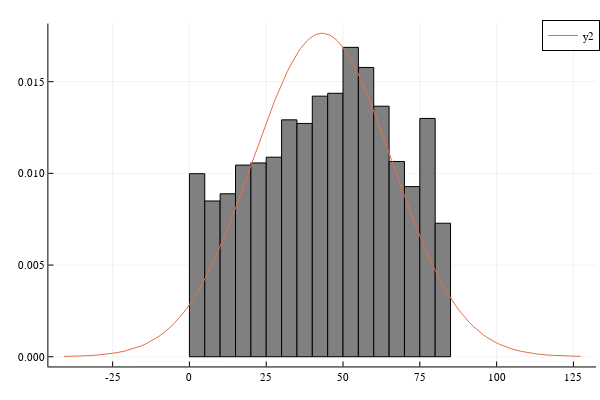

The notebook cell this image was saved under:
### Code cell
histogram(new_data[:,"age"],normalize = true,label = false,c = :grey)
plot!(fit(Normal,new_data[:,2]))

### Figure 1 — Plotly figure (JSON) as saved in the notebook; plotly's stock layout.template omitted (floating-point values rounded to 4 significant figures)
{"data": [{"fill": "tozeroy", "fillcolor": "rgba(128, 128, 128, 1.000)", "legendgroup": "", "line": {"color": "rgba(0, 0, 0, 1.000)", "dash": "solid", "width": 1}, "mode": "lines", "name": "", "showlegend": false, "type": "scatter", "x": [0, 0, 5, 5, 0, 0], "xaxis": "x1", "y": [0.009982, 0, 0, 0.009982, 0.009982, 0.009982], "yaxis": "y1"}, {"fill": "tozeroy", "fillcolor": "rgba(128, 128, 128, 1.000)", "legendgroup": "", "line": {"color": "rgba(0, 0, 0, 1.000)", "dash": "solid", "width": 1}, "mode": "lines", "name": "", "showlegend": false, "type": "scatter", "x": [5, 5, 10, 10, 5, 5], "xaxis": "x1", "y": [0.008495, 0, 0, 0.008495, 0.008495, 0.008495], "yaxis": "y1"}, {"fill": "tozeroy", "fillcolor": "rgba(128, 128, 128, 1.000)", "legendgroup": "", "line": {"color": "rgba(0, 0, 0, 1.000)", "dash": "solid", "width": 1}, "mode": "lines", "name": "", "showlegend": false, "type": "scatter", "x": [10, 10, 15, 15, 10, 10], "xaxis": "x1", "y": [0.008886, 0, 0, 0.008886, 0.008886, 0.008886], "yaxis": "y1"}, {"fill": "tozeroy", "fillcolor": "rgba(128, 128, 128, 1.000)", "legendgroup": "", "line": {"color": "rgba(0, 0, 0, 1.000)", "dash": "solid", "width": 1}, "mode": "lines", "name": "", "showlegend": false, "type": "scatter", "x": [15, 15, 20, 20, 15, 15], "xaxis": "x1", "y": [0.01045, 0, 0, 0.01045, 0.01045, 0.01045], "yaxis": "y1"}, {"fill": "tozeroy", "fillcolor": "rgba(128, 128, 128, 1.000)", "legendgroup": "", "line": {"color": "rgba(0, 0, 0, 1.000)", "dash": "solid", "width": 1}, "mode": "lines", "name": "", "showlegend": false, "type": "scatter", "x": [20, 20, 25, 25, 20, 20], "xaxis": "x1", "y": [0.01057, 0, 0, 0.01057, 0.01057, 0.01057], "yaxis": "y1"}, {"fill": "tozeroy", "fillcolor": "rgba(128, 128, 128, 1.000)", "legendgroup": "", "line": {"color": "rgba(0, 0, 0, 1.000)", "dash": "solid", "width": 1}, "mode": "lines", "name": "", "showlegend": false, "type": "scatter", "x": [25, 25, 30, 30, 25, 25], "xaxis": "x1", "y": [0.01088, 0, 0, 0.01088, 0.01088, 0.01088], "yaxis": "y1"}, {"fill": "tozeroy", "fillcolor": "rgba(128, 128, 128, 1.000)", "legendgroup": "", "line": {"color": "rgba(0, 0, 0, 1.000)", "dash": "solid", "width": 1}, "mode": "lines", "name": "", "showlegend": false, "type": "scatter", "x": [30, 30, 35, 35, 30, 30], "xaxis": "x1", "y": [0.01292, 0, 0, 0.01292, 0.01292, 0.01292], "yaxis": "y1"}, {"fill": "tozeroy", "fillcolor": "rgba(128, 128, 128, 1.000)", "legendgroup": "", "line": {"color": "rgba(0, 0, 0, 1.000)", "dash": "solid", "width": 1}, "mode": "lines", "name": "", "showlegend": false, "type": "scatter", "x": [35, 35, 40, 40, 35, 35], "xaxis": "x1", "y": [0.01272, 0, 0, 0.01272, 0.01272, 0.01272], "yaxis": "y1"}, {"fill": "tozeroy", "fillcolor": "rgba(128, 128, 128, 1.000)", "legendgroup": "", "line": {"color": "rgba(0, 0, 0, 1.000)", "dash": "solid", "width": 1}, "mode": "lines", "name": "", "showlegend": false, "type": "scatter", "x": [40, 40, 45, 45, 40, 40], "xaxis": "x1", "y": [0.01421, 0, 0, 0.01421, 0.01421, 0.01421], "yaxis": "y1"}, {"fill": "tozeroy", "fillcolor": "rgba(128, 128, 128, 1.000)", "legendgroup": "", "line": {"color": "rgba(0, 0, 0, 1.000)", "dash": "solid", "width": 1}, "mode": "lines", "name": "", "showlegend": false, "type": "scatter", "x": [45, 45, 50, 50, 45, 45], "xaxis": "x1", "y": [0.01437, 0, 0, 0.01437, 0.01437, 0.01437], "yaxis": "y1"}, {"fill": "tozeroy", "fillcolor": "rgba(128, 128, 128, 1.000)", "legendgroup": "", "line": {"color": "rgba(0, 0, 0, 1.000)", "dash": "solid", "width": 1}, "mode": "lines", "name": "", "showlegend": false, "type": "scatter", "x": [50, 50, 55, 55, 50, 50], "xaxis": "x1", "y": [0.01687, 0, 0, 0.01687, 0.01687, 0.01687], "yaxis": "y1"}, {"fill": "tozeroy", "fillcolor": "rgba(128, 128, 128, 1.000)", "legendgroup": "", "line": {"color": "rgba(0, 0, 0, 1.000)", "dash": "solid", "width": 1}, "mode": "lines", "name": "", "showlegend": false, "type": "scatter", "x": [55, 55, 60, 60, 55, 55], "xaxis": "x1", "y": [0.01578, 0, 0, 0.01578, 0.01578, 0.01578], "yaxis": "y1"}, {"fill": "tozeroy", "fillcolor": "rgba(128, 128, 128, 1.000)", "legendgroup": "", "line": {"color": "rgba(0, 0, 0, 1.000)", "dash": "solid", "width": 1}, "mode": "lines", "name": "", "showlegend": false, "type": "scatter", "x": [60, 60, 65, 65, 60, 60], "xaxis": "x1", "y": [0.01366, 0, 0, 0.01366, 0.01366, 0.01366], "yaxis": "y1"}, {"fill": "tozeroy", "fillcolor": "rgba(128, 128, 128, 1.000)", "legendgroup": "", "line": {"color": "rgba(0, 0, 0, 1.000)", "dash": "solid", "width": 1}, "mode": "lines", "name": "", "showlegend": false, "type": "scatter", "x": [65, 65, 70, 70, 65, 65], "xaxis": "x1", "y": [0.01065, 0, 0, 0.01065, 0.01065, 0.01065], "yaxis": "y1"}, {"fill": "tozeroy", "fillcolor": "rgba(128, 128, 128, 1.000)", "legendgroup": "", "line": {"color": "rgba(0, 0, 0, 1.000)", "dash": "solid", "width": 1}, "mode": "lines", "name": "", "showlegend": false, "type": "scatter", "x": [70, 70, 75, 75, 70, 70], "xaxis": "x1", "y": [0.009278, 0, 0, 0.009278, 0.009278, 0.009278], "yaxis": "y1"}, {"fill": "tozeroy", "fillcolor": "rgba(128, 128, 128, 1.000)", "legendgroup": "", "line": {"color": "rgba(0, 0, 0, 1.000)", "dash": "solid", "width": 1}, "mode": "lines", "name": "", "showlegend": false, "type": "scatter", "x": [75, 75, 80, 80, 75, 75], "xaxis": "x1", "y": [0.013, 0, 0, 0.013, 0.013, 0.013], "yaxis": "y1"}, {"fill": "tozeroy", "fillcolor": "rgba(128, 128, 128, 1.000)", "legendgroup": "", "line": {"color": "rgba(0, 0, 0, 1.000)", "dash": "solid", "width": 1}, "mode": "lines", "name": "", "showlegend": false, "type": "scatter", "x": [80, 80, 85, 85, 80, 80], "xaxis": "x1", "y": [0.007281, 0, 0, 0.007281, 0.007281, 0.007281], "yaxis": "y1"}, {"colorbar": {"len": 0.9525, "title": "", "x": 0.9934, "y": 0.5139}, "legendgroup": "", "marker": {"color": "rgba(128, 128, 128, 0.000)", "line": {"color": "rgba(0, 0, 0, 0.000)", "width": 1}, "size": 0, "symbol": "circle"}, "mode": "markers", "name": "", "showlegend": false, "type": "scatter", "x": [2.5, 7.5, 12.5, 17.5, 22.5, 27.5, 32.5, 37.5, 42.5, 47.5, 52.5, 57.5, 62.5, 67.5, 72.5, 77.5, 82.5], "xaxis": "x", "y": [0.009982, 0.008495, 0.008886, 0.01045, 0.01057, 0.01088, 0.01292, 0.01272, 0.01421, 0.01437, 0.01687, 0.01578, 0.01366, 0.01065, 0.009278, 0.013, 0.007281], "yaxis": "y", "zmax": null, "zmin": null}, {"colorbar": {"len": 0.9525, "title": "", "x": 0.9934, "y": 0.5139}, "legendgroup": "y2", "line": {"color": "rgba(227, 111, 71, 1.000)", "dash": "solid", "shape": "linear", "width": 1}, "mode": "lines", "name": "y2", "showlegend": true, "type": "scatter", "x": [-40.86, -40.31, -39.77, -34.7, -29.64, -26.6, -23.56, -20.99, -18.41, -17.02, -15.62, -14.22, -12.83, -11.54, -10.25, -8.962, -7.674, -6.293, -4.912, -3.531, -2.15, -0.5506, 1.049, 2.649, 4.249, 5.671, 7.092, 8.514, 9.936, 11.18, 12.43, 13.68, 14.92, 17.64, 20.36, 23.09, 25.83, 26.58, 27.34, 28.1, 28.85, 29.61, 30.36, 31.12, 31.88, 32.6, 33.31, 34.03, 34.75, 35.47, 36.19, 36.91, 37.63, 38.38, 39.13, 39.87, 40.62, 41.37, 42.12, 42.86, 43.61, 44.24, 44.87, 45.5, 46.13, 46.76, 47.39, 48.02, 48.65, 49.42, 50.19, 50.95, 51.72, 52.49, 53.26, 54.03, 54.8, 56.2, 57.61, 58.32, 59.02, 59.72, 60.43, 63.03, 65.63, 68.27, 70.9, 72.38, 73.85, 75.33, 76.81, 78.14, 79.48, 80.82, 82.16, 83.69, 85.22, 86.75, 88.28, 89.7, 91.12, 92.54, 93.96, 95.35, 96.75, 98.15, 99.55, 100.9, 102.3, 103.6, 105.0, 107.8, 110.5, 113.6, 116.6, 121.1, 125.5, 126.4, 127.3], "xaxis": "x", "y": [1.751e-05, 1.915e-05, 2.094e-05, 4.644e-05, 9.799e-05, 0.0001498, 0.0002249, 0.0003127, 0.0004292, 0.000507, 0.0005966, 0.0006993, 0.0008166, 0.000939, 0.001076, 0.001229, 0.0014, 0.001603, 0.001829, 0.002079, 0.002355, 0.002707, 0.003097, 0.003525, 0.003992, 0.00444, 0.00492, 0.005429, 0.005967, 0.006462, 0.006977, 0.00751, 0.008058, 0.0093, 0.01058, 0.01187, 0.01312, 0.01346, 0.01378, 0.0141, 0.01441, 0.01472, 0.01501, 0.01529, 0.01555, 0.0158, 0.01603, 0.01624, 0.01645, 0.01663, 0.01681, 0.01697, 0.01711, 0.01724, 0.01736, 0.01745, 0.01753, 0.01758, 0.01762, 0.01764, 0.01764, 0.01763, 0.0176, 0.01755, 0.0175, 0.01743, 0.01735, 0.01725, 0.01714, 0.017, 0.01683, 0.01664, 0.01644, 0.01622, 0.01599, 0.01574, 0.01548, 0.01497, 0.01441, 0.01412, 0.01383, 0.01352, 0.01321, 0.01202, 0.0108, 0.009558, 0.008345, 0.007687, 0.007052, 0.006441, 0.005859, 0.005356, 0.00488, 0.004431, 0.004009, 0.003559, 0.003146, 0.002768, 0.002424, 0.002135, 0.001873, 0.001637, 0.001425, 0.001238, 0.001071, 0.0009236, 0.0007933, 0.0006819, 0.000584, 0.0004984, 0.0004238, 0.0003005, 0.0002099, 0.0001392, 9.067e-05, 4.708e-05, 2.353e-05, 2.031e-05, 1.751e-05], "yaxis": "y", "zmax": null, "zmin": null}], "layout": {"annotations": [], "height": 400, "legend": {"bgcolor": "rgba(255, 255, 255, 1.000)", "bordercolor": "rgba(0, 0, 0, 1.000)", "borderwidth": 1, "font": {"color": "rgba(0, 0, 0, 1.000)", "family": "sans-serif", "size": 11}, "title": {"font": {"color": "rgba(0, 0, 0, 1.000)", "family": "sans-serif", "size": 15}, "text": ""}, "tracegroupgap": 0, "traceorder": "normal", "x": 1, "xanchor": "auto", "y": 1, "yanchor": "auto"}, "margin": {"b": 20, "l": 0, "r": 0, "t": 20}, "paper_bgcolor": "rgba(255, 255, 255, 1.000)", "plot_bgcolor": "rgba(255, 255, 255, 1.000)", "showlegend": true, "width": 600, "xaxis": {"anchor": "y", "domain": [0.08064, 0.9934], "gridcolor": "rgba(0, 0, 0, 0.100)", "gridwidth": 0.5, "linecolor": "rgba(0, 0, 0, 1.000)", "mirror": false, "range": [-45.91, 132.4], "showgrid": true, "showline": true, "showticklabels": true, "tickangle": 0, "tickcolor": "rgb(0, 0, 0)", "tickfont": {"color": "rgba(0, 0, 0, 1.000)", "family": "sans-serif", "size": 11}, "tickmode": "array", "ticks": "inside", "ticktext": ["-25", "0", "25", "50", "75", "100", "125"], "tickvals": [-25, 0, 25, 50, 75, 100, 125], "title": "", "titlefont": {"color": "rgba(0, 0, 0, 1.000)", "family": "sans-serif", "size": 15}, "type": "-", "visible": true, "zeroline": false, "zerolinecolor": "rgba(0, 0, 0, 1.000)"}, "yaxis": {"anchor": "x", "domain": [0.03762, 0.9902], "gridcolor": "rgba(0, 0, 0, 0.100)", "gridwidth": 0.5, "linecolor": "rgba(0, 0, 0, 1.000)", "mirror": false, "range": [-0.0005292, 0.01817], "showgrid": true, "showline": true, "showticklabels": true, "tickangle": 0, "tickcolor": "rgb(0, 0, 0)", "tickfont": {"color": "rgba(0, 0, 0, 1.000)", "family": "sans-serif", "size": 11}, "tickmode": "array", "ticks": "inside", "ticktext": ["0.000", "0.005", "0.010", "0.015"], "tickvals": [0, 0.005, 0.01, 0.015], "title": "", "titlefont": {"color": "rgba(0, 0, 0, 1.000)", "family": "sans-serif", "size": 15}, "type": "-", "visible": true, "zeroline": false, "zerolinecolor": "rgba(0, 0, 0, 1.000)"}}}
